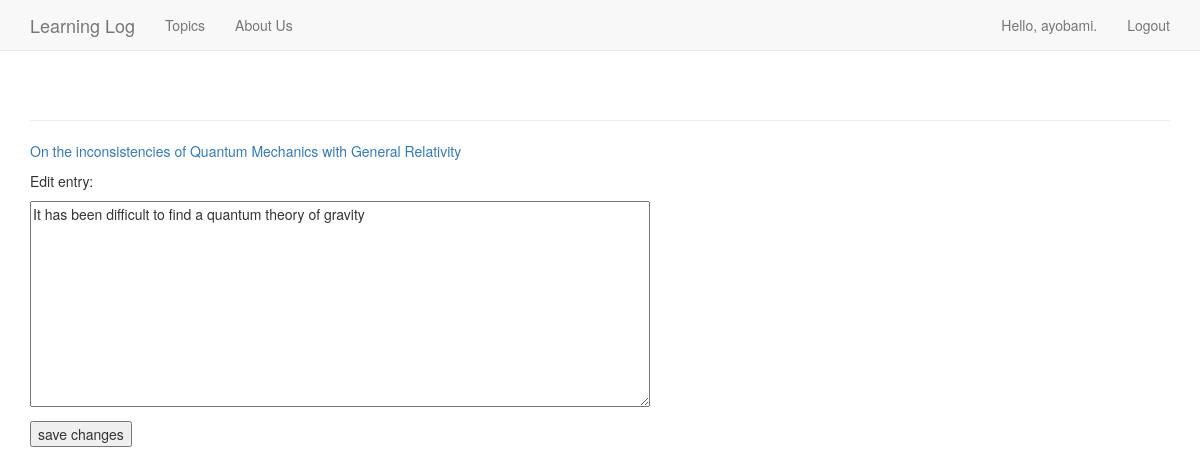
Page /learning_logs/edit_entry/6/ (signed in) on the committed database.
### learning_logs/models.py (models this page shows, shortened)
class Topic(models.Model):
    text = models.CharField(max_length=200)
    date_added = models.DateTimeField(auto_now_add=True)
    owner = models.ForeignKey(User, on_delete=models.CASCADE)
    def __str__(self):
        return self.text

class Entry(models.Model):
    topic = models.ForeignKey(Topic, on_delete=models.CASCADE)
    text = models.TextField()
    date_added = models.DateTimeField(auto_now_add=True)
    class Meta:
        verbose_name_plural = 'entries'

### learning_logs/views.py (the view)
# urls.py: path('edit_entry/<int:entry_id>/', views.edit_entry, name='edit_entry'),
@login_required
def edit_entry(request, entry_id):
    entry = Entry.objects.get(id=entry_id)
    topic = entry.topic
    if topic.owner != request.user:
        raise Http404
    if request.method != 'POST':
        form = EntryForm(instance=entry)
    else:
        form = EntryForm(instance=entry,data=request.POST)
        if form.is_valid():
            form.save()
            return HttpResponseRedirect(reverse('learning_logs:topic', args=[topic.id]))
    context = {'entry': entry, 'topic': topic, 'form': form}
    return render(request, 'learning_logs/edit_entry.html', context)

### learning_logs/forms.py
class EntryForm(forms.ModelForm):
    class Meta:
        model = Entry
        fields = ['text']
        labels = {'text': ''}
        widgets = {'text': forms.Textarea(attrs={'cols':80})}

### learning_logs/templates/learning_logs/edit_entry.html (shortened to what this page needs)
{% extends "learning_logs/base.html" %}
{% block content %}
    <p><a href="{% url 'learning_logs:topic' topic.id %}">{{ topic }}</a></p>
    <p>Edit entry:</p>
    <form action="{% url 'learning_logs:edit_entry' entry.id %}" method='post'>
        {{ form.as_p }}
        <button name="submit">save changes</button>
    </form>
{% endblock content %}

### learning_logs/templates/learning_logs/base.html (shortened to what this page needs)
{% load bootstrap3 %}
<!DOCTYPE html>
<html lang="en">
     <head>
         {% bootstrap_css %}
     </head>
     <body>
         <nav class="navbar navbar-default navbar-static-top">
             <div class="container">
                 <div class="navbar-header">
                    <a class="navbar-brand" href="{% url 'learning_logs:index' %}">
                        Learning Log</a>
                 </div>
                 <div id="navbar" class="navbar-collapse collpase">
                     <ul class="nav navbar-nav">
                         <li><a href="{% url 'learning_logs:topics' %}">Topics</a></li>
                     </ul>
                 <div id="navbar" class="navbar-collapse collpase">
                     <ul class="nav navbar-nav">
                         <li><a href="{% url 'learning_logs:about_us' %}">About Us</a></li>
                     </ul>
                     <ul class="nav navbar-nav navbar-right">
                         {% if user.is_authenticated %}
                           <li><a>Hello, {{ user.username }}.</a></li>
                           <li><a href="{% url 'users:logout' %}">Logout</a></li>
                        {% else %}
                        <li><a href="{% url 'users:register' %}">Register</a></li>
                        <li><a href="{% url 'users:login' %}">Log in</a></li>
                        {% endif %}
                     </ul>
                 </div>
             </div>
         </nav>
         <div class="container">
             <div class="page-header">
             </div>
             <div>
                 {% block content %}{% endblock content %}
             </div>
         </div>
     </body>
</html>

### rows in the picture
Topic: text "On the inconsistencies of Quantum Mechanics with General Relativity"
Entry: text "It has been difficult to find a quantum theory of gravity"

### other values in the picture
{{ user.username }} "ayobami"
